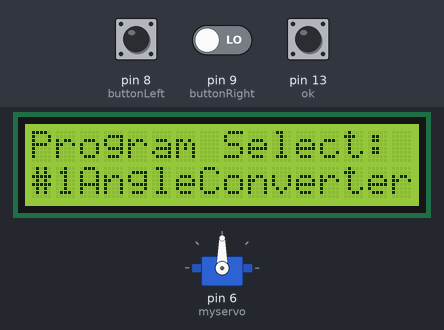
Recording of a sketch running on a simulated Arduino Uno, built with avr-gcc and run on an emulated ATmega328P. On the bench: servo, 16×2 character LCD. Inputs (shaded band) come from the test bench; at power-on: pin 13 (ok) HIGH, pin 9 (buttonRight) LOW, pin 8 (buttonLeft) LOW. What the sketch prints to the serial monitor is not drawn.

Above: at 2.6 s.
3.8 s: pin 13 (ok) pulled LOW for 0.45 s
At 5.7 s:
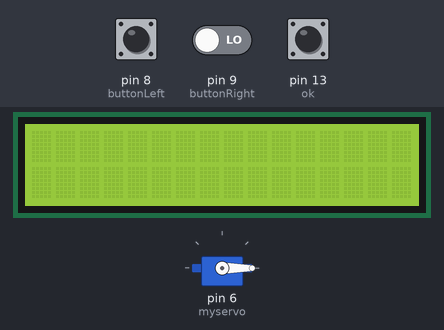
7.3 s: pin 13 (ok) pulled LOW for 3.2 s
At 7.8 s:
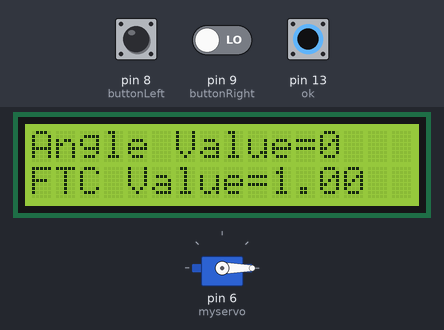
12.0 s: pin 13 (ok) pulsed LOW 5 times (0.12 s each, 0.3 s apart)
At 13.7 s:
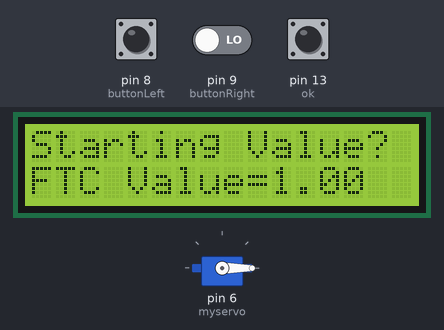
15.0 s: pin 9 (buttonRight) driven HIGH and pin 13 (ok) driven LOW
At 15.5 s:
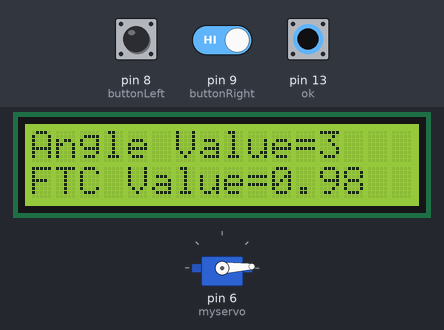
18.1 s: pin 13 (ok) driven HIGH
At 18.9 s:
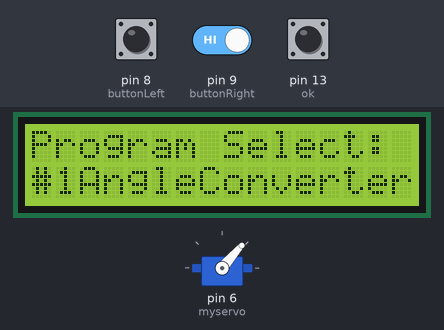
22.1 s: pin 13 (ok) driven LOW
At 26.0 s:
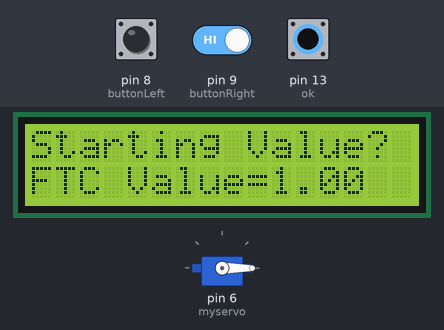
Timing chart, 0 to 26.3 s (numbered marks = the images above; inputs shaded):
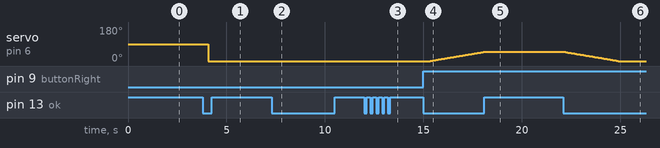

The sketch:

ServoProgrammerV1.2.ino
```cpp
/*

  FTC Field Programmer

  This device is designed to help any and all FTC programmers. THis device can test servos as well as help you program them.

  -By: Simon McNutt

   if you have any questions please contact me at simon.mcnutt@students.whitefield.org


  The circuit:
 * LCD RS pin to digital pin 12
 * LCD Enable pin to digital pin 11
 * LCD D4 pin to digital pin 5
 * LCD D5 pin to digital pin 4
 * LCD D6 pin to digital pin 3
 * LCD D7 pin to digital pin 2
 * LCD R/W pin to ground
 * LCD VSS pin to ground
 * LCD VCC pin to 5V
 * 10K resistor:
 * ends to +5V and ground
 * wiper to LCD VO pin (pin 3)
 * Left button to pin 8
 * Right button to pin 9
 * OK button to pin 13
 * Cancel button to pin 7
 * Servo Output to pin 6
 * servo Input to pin 10
*/

// include the library code:
#include <LiquidCrystal.h>
#include <Servo.h>

Servo myservo;  // create servo object to control a servo


// initialize the library by associating any needed LCD interface pin
// with the arduino pin number it is connected to
const int rs = 12, en = 11, d4 = 5, d5 = 4, d6 = 3, d7 = 2;

const int buttonLeft = 8;     // the number of the pushbutton pin
const int buttonRight = 9;     // the number of the pushbutton pin
const int ok = 13;     // the number of the pushbutton pin


int pos = 0;
int flag =3;
int flag2 =0;

LiquidCrystal lcd(rs, en, d4, d5, d6, d7);

void setup() {
  // set up the LCD's number of columns and rows:
   myservo.attach(6);  // attaches the servo on pin 9 to the servo object
  pinMode(buttonLeft, INPUT);
  pinMode(buttonRight, INPUT);
  pinMode(ok, INPUT);


  lcd.begin(16, 2);
  // Print a message to the LCD.
  lcd.print("Servo Programmer V1.2");
  lcd.setCursor(0, 1);
  lcd.print("1.1 By:Team#4444");

  delay(2500);
  lcd.setCursor(0, 0);
  lcd.print("Press any button");

  Serial.begin(9600);
}

void loop() {


while (digitalRead(buttonLeft) != HIGH & digitalRead(buttonRight) != HIGH & digitalRead(ok) != HIGH ){
}
  lcd.clear();
   lcd.setCursor(0, 0);
  lcd.print("Program Select:");
  lcd.setCursor(0, 1);
  lcd.print("#1AngleConverter");
  delay(500);

  while (digitalRead(ok) == LOW){
    if (digitalRead(buttonRight)){
     flag = 2;
     lcd.clear();
     lcd.setCursor(0, 0);
     lcd.print("Program Select:");
     lcd.setCursor(0, 1);
     lcd.print("#2SweepTest");
    }
    if (digitalRead(buttonLeft)){
      flag = 3;
     lcd.clear();
     lcd.setCursor(0, 0);
     lcd.print("Program Select:");
     lcd.setCursor(0, 1);
     lcd.print("#1AngleConverter");
    }
  }

  delay(500);

  if (flag == 2){
    lcd.clear();
    while (digitalRead(ok) == LOW){
      if(digitalRead(buttonRight) == HIGH){
        pos = 180;
      }
      if(digitalRead(buttonLeft) == HIGH){
        pos = 0;
      }
     myservo.write(pos);
     lcd.setCursor(0, 0);
     lcd.print("Position is at:");
     lcd.setCursor(0, 1);
     if (pos > 90){
     lcd.print("max");
     }else{
     lcd.print("min");
     }


    }
    flag = 3;
  }

  if (flag == 3){
    lcd.clear();


   while (digitalRead(ok) == LOW){
      if (digitalRead(buttonLeft) == HIGH){
        pos = pos+1;
        lcd.clear();
      }
      if (digitalRead(buttonRight) == HIGH){
        pos = pos-1;
        lcd.clear();
      }

      if (pos > 180){
        pos = pos -1;
      }

      if (pos < 0){
        pos = pos +1;
      }

      lcd.setCursor(0, 0);
      lcd.print("Starting Value?");

      lcd.setCursor(0,1);
      lcd.print("FTC Value=");
      lcd.setCursor(10,1);
      lcd.print(((-1.0/180)*pos)+1);


      myservo.write(pos);
      delay(50);
    }

delay (500);

    while (digitalRead(ok) == LOW){
      if (digitalRead(buttonRight) == HIGH){
        pos = pos+1;
        lcd.clear();
      }
      if (digitalRead(buttonLeft) == HIGH){
        pos = pos-1;
        lcd.clear();
      }

      if (pos > 180){
        pos = pos -1;
      }

      if (pos < 0){
        pos = pos +1;
      }

      lcd.setCursor(0, 0);
      lcd.print("Angle Value=");
      lcd.setCursor(12, 0);
      lcd.print(pos);

      lcd.setCursor(0,1);
      lcd.print("FTC Value=");
      lcd.setCursor(10,1);
      lcd.print(((-1.0/180)*pos)+1);


      myservo.write(pos);
      delay(50);
      Serial.println(pos);

    }
    flag=3;
  }
}
```

Measured:
- after the input at 3.8 s, servo on pin 6 (myservo): 90° → 0° after 0.28 s; the display: first changes after 0.28 s (image 1 shows a later state)
- after the input at 7.3 s, the display: changes at once (image 2)
- after the input at 12.0 s, the display: first changes after 0.05 s (image 3 shows a later state)
- after the input at 15.0 s, servo on pin 6 (myservo): moves from 0° to 49° over 2.7 s, starting after 0.35 s; the display: first changes after 0.35 s (image 4 shows a later state)
- after the input at 18.1 s, servo on pin 6 (myservo): stays 49° (without the input it goes to 50° after 0.04 s); the display: changes at once (image 5)
- after the input at 22.1 s, servo on pin 6 (myservo): moves from 49° to 0° over 2.7 s, starting after 0.07 s; the display: first changes after 0.07 s (image 6 shows a later state)
- what the display in image 0 shows lasts 1.0 s, from 2.6 s to 3.6 s
